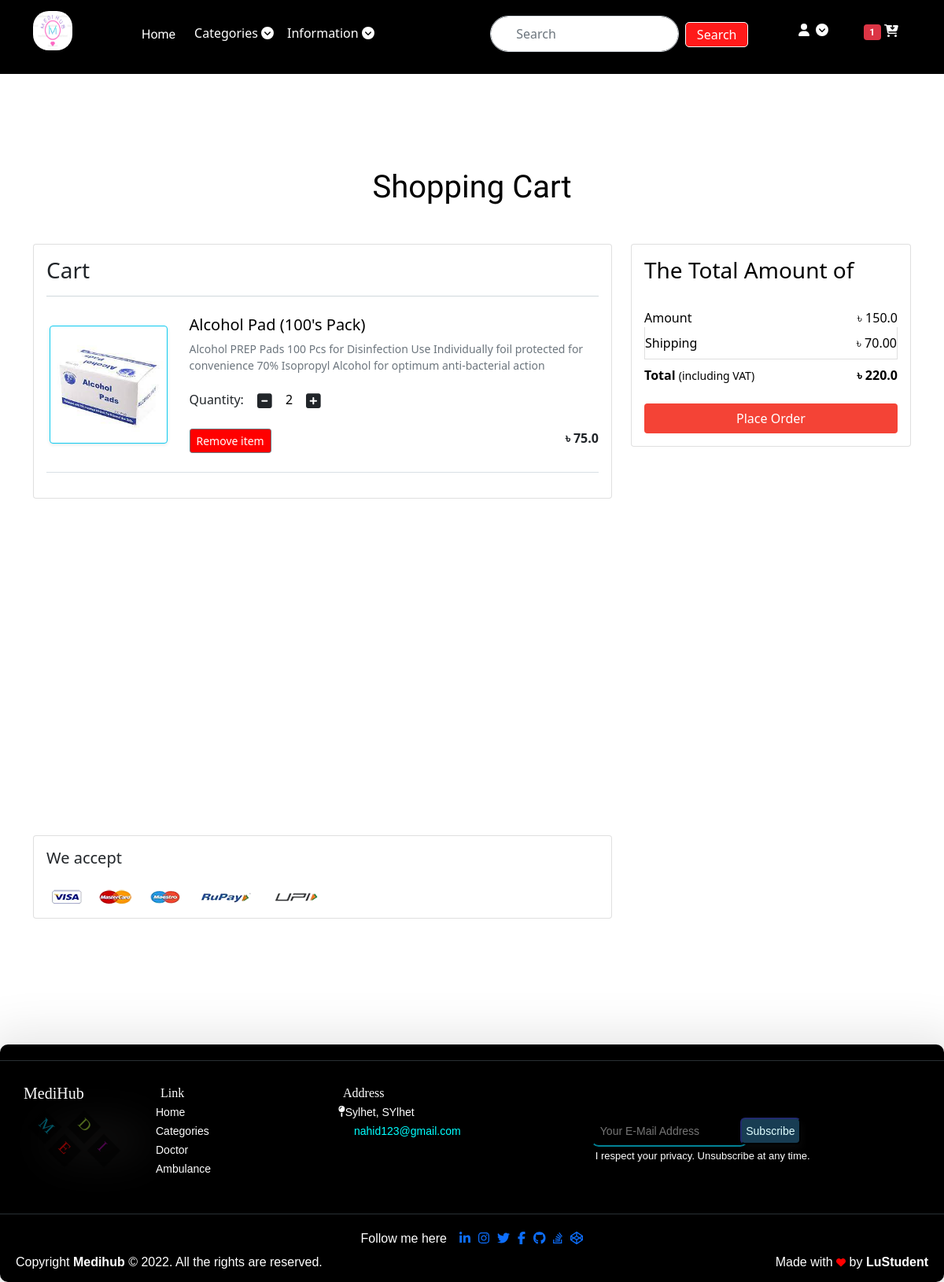
The app's page /cart/ (signed in), older data.
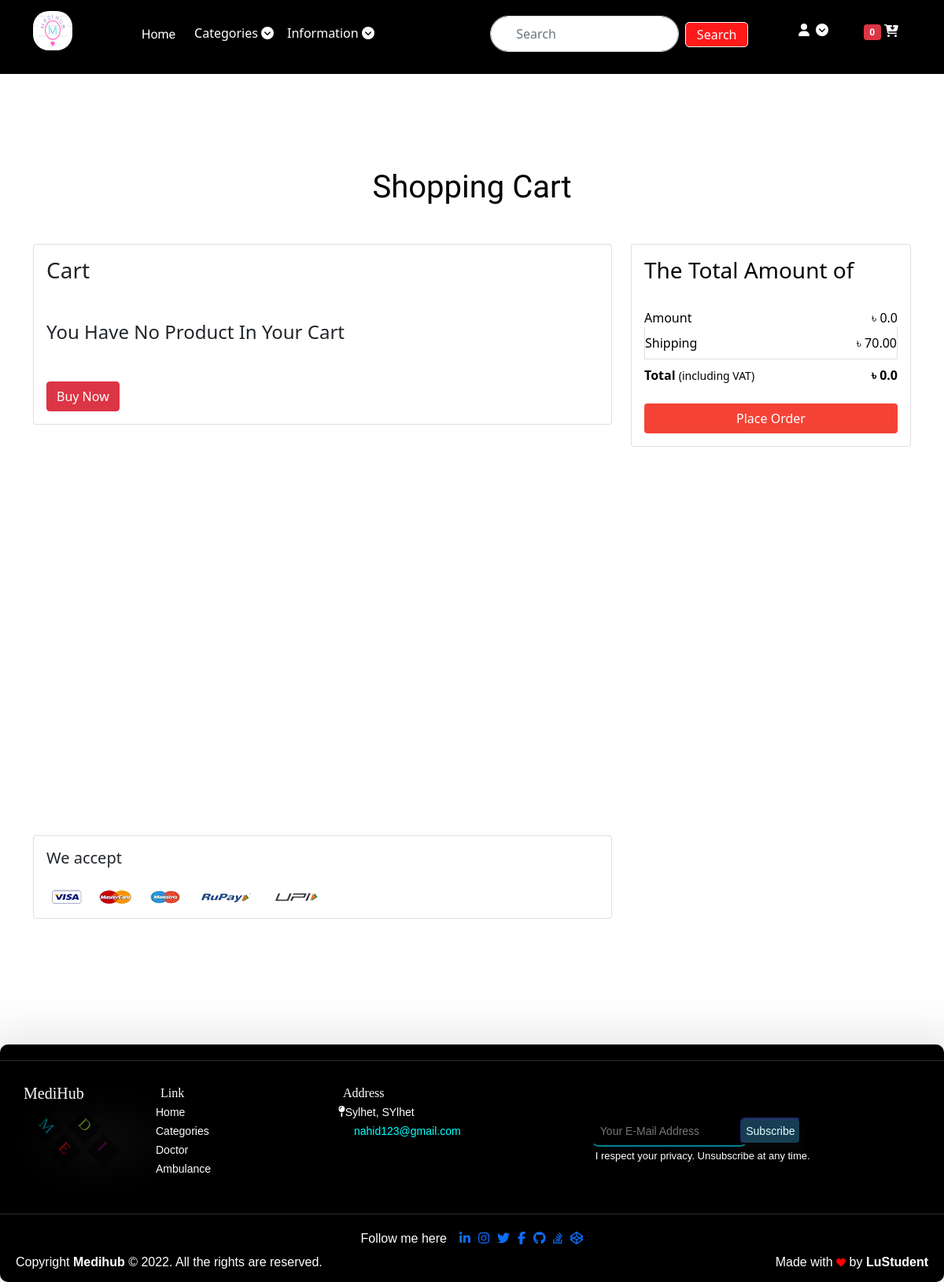
The same page, newer data.
### mediapp/models.py (models this page shows, shortened)
class Cart(models.Model):
    user = models.ForeignKey(User, on_delete=models.CASCADE)
    product = models.ForeignKey(Product, on_delete=models.CASCADE)
    quantity = models.PositiveBigIntegerField(default=1)
    def __str__(self):
        return str(self.id)

class Product(models.Model):
    title = models.CharField(max_length=100)
    cattype = models.CharField(max_length=100, default="Tablet")
    selling_price = models.FloatField()
    discounted_price = models.FloatField()
    description = models.TextField()
    Disclaimer = models.TextField(default="no")
    brand = models.CharField(max_length=100)
    category = models.CharField(choices=CATEGORY_CHOICES, max_length=2)
    product_image = models.ImageField(upload_to='productimg')

### mediapp/views.py (the view)
# urls.py: path('cart/', views.show_cart, name='show_cart'),
@login_required
def show_cart(request):
    if request.user.is_authenticated:
        user = request.user
        cart = Cart.objects.filter(user=user)
        amount = 0.0
        shiping_amount = 70.0
        total_amount = 0.0
        cart = Cart.objects.filter(user=request.user)
        empty_cart = "You Have No Product In Your Cart"
        buy_now = "Buy Now"
        cart_product = [p for p in Cart.objects.all() if p.user == user]
        print(cart_product)
        if request.user.is_authenticated:
            cart = Cart.objects.filter(user=request.user)
        if cart_product:
            for p in cart_product:
                tempamount = (p.quantity * p.product.discounted_price)
                amount += tempamount
                total_amount = amount + shiping_amount
        else:
            return render(request, 'app/addtocart.html', {'carts_empty': empty_cart, 'buy_now': buy_now, 'totalamount': total_amount, 'amount': amount, 'tcart': cart, })
        return render(request, 'app/addtocart.html', {'carts': cart, 'totalamount': total_amount, 'amount': amount, 'tcart': cart})

### mediapp/templates/app/addtocart.html (shortened to what this page needs)
{% extends 'app/base.html' %} <br />
{% load static %} <br />
{% block main-content %} <br />
<div class="container my-5" style="height: 100vh">
  <div class="row">
    <h1 class="text-center mb-5 sc">Shopping Cart</h1>
    <div class="col-sm-8">
      <div class="card">
        <div class="card-body">
          <h3 class="text-dark">Cart</h3>
          {% if carts_empty %}
          <h4 class="mt-5 mb-5 text-dark">{{carts_empty}}</h4>
          <a href="{% url 'home' %}" class="btn btn-danger text-center"
            >{{buy_now}}</a
          >
          {% endif %} {% for cart in carts %}
          <hr />
          <div class="row my-4">
            <div class="col-sm-3 text-center align-self-center">
              <img
                src="{{cart.product.product_image.url}}"
                alt=""
                srcset=""
                class="img-fluid img-thumbnail shadow-sm border-info"
                height="150"
                width="150"
              />
            </div>
            <div class="col-sm-9 addproduct">
              <div>
                <h5>{{cart.product.title}}</h5>
                <p class="mb-2 text-muted small">
                  {{cart.product.description}}
                </p>
                <div class="my-3">
                  <label for="quantity">Quantity:</label>
                  <a class="minus-cart btn" pid="{{cart.product.id}}"
                    ><i class="fas fa-minus-square fa-lg"></i
                  ></a>
                  <span id="quantity">{{cart.quantity}}</span>
                  <a class="plus-cart btn" pid="{{cart.product.id}}"
                    ><i class="fas fa-plus-square fa-lg"></i
                  ></a>
                </div>
                <div class="d-flex justify-content-between">
                  <a
                    href="{% url 'show_cart' %}"
                    class="btn btn-sm btn-secondary mr-3 remove-cart"
                    pid="{{cart.product.id}}"
                    >Remove item
                  </a>
                  <p class="mb-0">
                    <span
                      ><strong
                        >৳ {{cart.product.discounted_price}}</strong
                      ></span
                    >
                  </p>
                </div>
              </div>
            </div>
          </div>
          <hr class="text-muted" />
          {% endfor %}
        </div>
      </div>
    </div>
    <div class="col-sm-4">
      <div class="card">
        <div class="card-body amount">
          <h3 class="mb-4">The Total Amount of</h3>
          <ul class="list-group">
            <li
              class="list-group-item d-flex justify-content-between align-items-center border-0 px-0 pb-0"
            >
              Amount <span id="amount">৳ {{amount}}</span>
            </li>
            <li
              class="list-group-item d-flex justify-content-between align-items-center px-0"
            >
              Shipping<span>৳ 70.00</span>
            </li>
            <li
              class="list-group-item d-flex justify-content-between align-items-center border-0 px-0 mb-3"
            >
              <div><strong>Total</strong> <small>(including VAT)</small></div>
              <span
                ><strong
                  >৳ <strong id="totalamount"> {{totalamount}} </strong></strong
                ></span
              >
            </li>
          </ul>
          <div class="d-grid">
            <a href="{% url 'checkout' %}" class="btn pbtn">Place Order</a>
          </div>
        </div>
      </div>
    </div>
  </div>
</div>
<div class="container">
  <div class="row">
    <div class="col-sm-8">
      <div class="card">
        <div class="card-body">
          <h5 class="mb-4">We accept</h5>
          <img
            src="{% static 'app/images/payment.png' %}"
            alt=""
            class="img-fluid"
          />
        </div>
      </div>
    </div>
  </div>
</div>
{% endblock main-content %}

Row changes from the older to the newer data that the page shows:
removed Cart: product.product_image (picture), product "Alcohol Pad (100's Pack)", product.description "Alcohol PREP Pads 100 Pcs for Disinfection Use Individually foil protected for convenience 70% Isopropyl Alcohol for optimum anti-bacterial action", quantity "2", product.discounted_price "75.0"
Text that changed along with them:
{{ tcart|length }}: "1" → "0"
{{ carts_empty }}: (not shown) → "You Have No Product In Your Cart"
{{ buy_now }}: (not shown) → "Buy Now"
{{ amount }}: "150.0" → "0.0"
{{ totalamount }}: "220.0" → "0.0"
